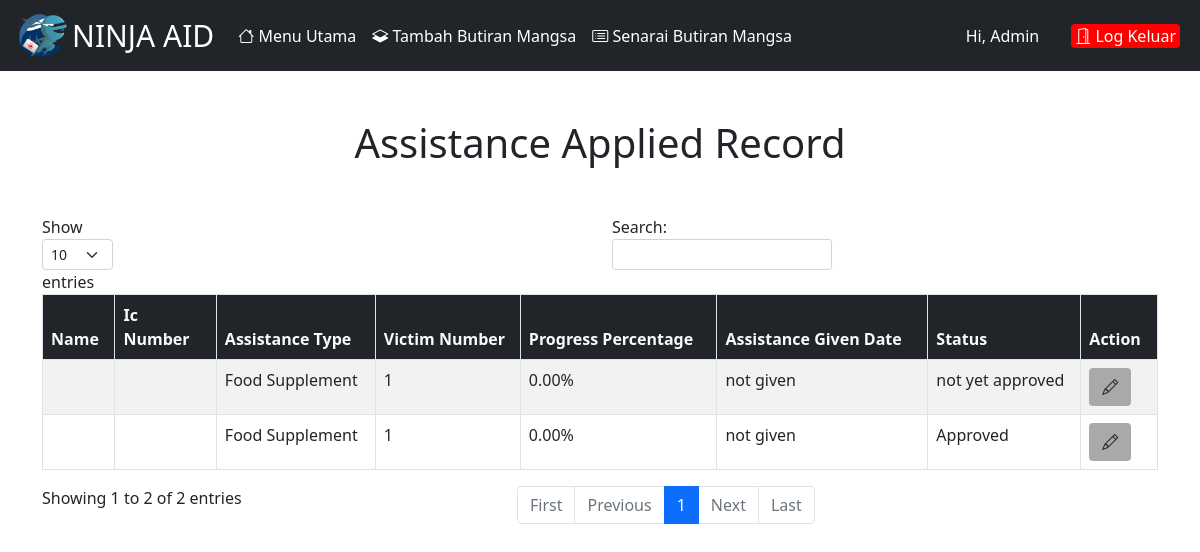
The page /assistance/applicationrecord/2 (signed in) on the database as committed earlier.
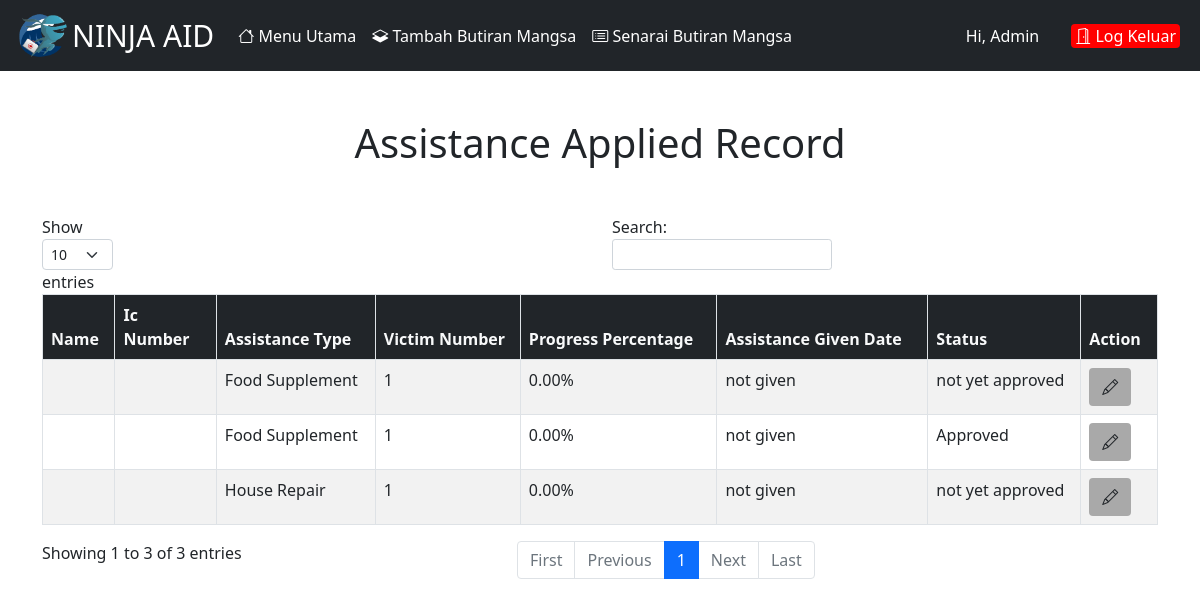
The same page on the database as committed later.
### assistance_app/models.py (models this page shows)
class Assistance(models.Model):
    name = models.CharField(max_length=255, verbose_name='Name', null=True, blank=True)
    ic = models.CharField(max_length=255, verbose_name='Ic', default="")
    remark = models.TextField(verbose_name='Remark', null=True, blank=True)
    progress_percentage = models.DecimalField(max_digits=3, decimal_places=2, verbose_name='Progress Percentage', null=True, blank=True, default='0.0')
    victim_number = models.IntegerField(verbose_name='Victim Number')
    is_approved = models.BooleanField(verbose_name='Is Approved', default=False)
    victim = models.ForeignKey(Victim, on_delete=models.CASCADE, null=True, related_name='assistance_list')
    assistance_type = models.ForeignKey(AssistanceType, on_delete=models.CASCADE, related_name='assistance_type')
    assistance_given_date = models.DateField(verbose_name='Assistance Given Date', null=True)
    created_at = models.DateTimeField(auto_now_add=True, verbose_name='Created at')
    updated_at = models.DateTimeField(auto_now_add=True, verbose_name='Updated at')

class AssistanceType(models.Model):
    name = models.CharField(max_length=255, verbose_name='Name')
    description = models.TextField(verbose_name='Description')
    created_at = models.DateTimeField(auto_now_add=True, verbose_name='Created at')
    updated_at = models.DateTimeField(auto_now_add=True, verbose_name='Updated at')
    def __str__(self):
        return self.name

### assistance_app/views.py (the view)
# urls.py: path("applicationrecord/<int:id>", views.list_assistance_type, name='list_assistance_type'),
@login_required(login_url='/login')
def list_assistance_type(request, id):
    assistances = Victim.objects.get(id=id).assistance_list.all()
    return render(request, 'assistance_app/list.html', {'assistances': assistances})

### assistance_app/templates/assistance_app/list.html (shortened to what this page needs)
{% extends 'base1.html' %}
{% block content %}
    <div class="container">
        <h1 class="mt-5 text-center"> Assistance Applied Record </h1>
        <div class="row mt-5">
            <div class="col-12">
                <table id="example" class="table table-bordered table-striped table-hover ">
                  <thead class="bg-dark text-light">
                    <tr>
                        <th scope="col">Name</th>
                        <th scope="col">Ic Number</th>
                        <th scope="col">Assistance Type</th>
                        <th scope="col">Victim Number</th>
                        <th scope="col">Progress Percentage</th>
                        <th scope="col">Assistance Given Date</th>
                        <th scope="col">Status</th>
                        <th scope="col">Action</th>
                    </tr>
                  </thead>
                  <tbody>
                    {% for assistance in assistances %}
                        <tr>
                            <td>{{ assistance.user.first_name }} {{ assistance.user.last_name }}</td>
                            <td>{{ assistance.user.ic }}</td>
                            <td>{{ assistance.assistance_type }}</td>
                            <td>{{ assistance.victim_number }}</td>
                            <td>{{ assistance.progress_percentage }}%</td>
                            <td>{% if  not assistance.assistance_given_date  %}
                                    not given
                                {% else %}
                                    {{ assistance.assistance_given_date }}
                                {% endif %}
                            </td>
                            <td>
                                {% if assistance.is_approved  %}
                                Approved
                                {% else %}
                                not yet approved
                                {% endif %}
                            </td>
                            <td><a href="{% url "edit_assistance_type" assistance.id %}"><button class="btn" type="button" style="background-color: darkgrey"><i class="bi bi-pencil"></i></button></a></td>
                        </tr>
                    {% endfor%}
                  </tbody>
                </table>
            </div>
        </div>
    </div>
{% endblock  %}

Rows that differ between the two databases and show on the page:
added Assistance: assistance_type "House Repair", victim_number "1", progress_percentage "0.00", shows "not given", is_approved "not yet approved"
Other text that changed with them:
text written by a page script: "Show entries Search: Showing 1 to 2 of 2 entries First Previous 1 Next Last" → "Show entries Search: Showing 1 to 3 of 3 entries First Previous 1 Next Last"
